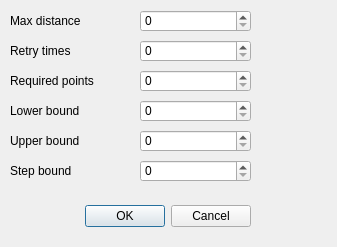
<?xml version="1.0" encoding="UTF-8"?>
<ui version="4.0">
 <class>ClockWiseTrace</class>
 <widget class="QDialog" name="ClockWiseTrace">
  <property name="geometry">
   <rect>
    <x>0</x>
    <y>0</y>
    <width>337</width>
    <height>247</height>
   </rect>
  </property>
  <property name="windowTitle">
   <string>ClockWiseTrace Settings</string>
  </property>
  <widget class="QDialogButtonBox" name="buttonBox">
   <property name="geometry">
    <rect>
     <x>-90</x>
     <y>200</y>
     <width>341</width>
     <height>32</height>
    </rect>
   </property>
   <property name="orientation">
    <enum>Qt::Horizontal</enum>
   </property>
   <property name="standardButtons">
    <set>QDialogButtonBox::Cancel|QDialogButtonBox::Ok</set>
   </property>
  </widget>
  <widget class="QLabel" name="label">
   <property name="geometry">
    <rect>
     <x>10</x>
     <y>10</y>
     <width>111</width>
     <height>21</height>
    </rect>
   </property>
   <property name="text">
    <string>Max distance</string>
   </property>
  </widget>
  <widget class="QSpinBox" name="maxDistance">
   <property name="geometry">
    <rect>
     <x>140</x>
     <y>10</y>
     <width>111</width>
     <height>22</height>
    </rect>
   </property>
  </widget>
  <widget class="QLabel" name="label_2">
   <property name="geometry">
    <rect>
     <x>10</x>
     <y>40</y>
     <width>111</width>
     <height>21</height>
    </rect>
   </property>
   <property name="text">
    <string>Retry times</string>
   </property>
  </widget>
  <widget class="QLabel" name="label_3">
   <property name="geometry">
    <rect>
     <x>10</x>
     <y>70</y>
     <width>111</width>
     <height>21</height>
    </rect>
   </property>
   <property name="text">
    <string>Required points</string>
   </property>
  </widget>
  <widget class="QLabel" name="label_4">
   <property name="geometry">
    <rect>
     <x>10</x>
     <y>100</y>
     <width>111</width>
     <height>21</height>
    </rect>
   </property>
   <property name="text">
    <string>Lower bound</string>
   </property>
  </widget>
  <widget class="QLabel" name="label_5">
   <property name="geometry">
    <rect>
     <x>10</x>
     <y>130</y>
     <width>111</width>
     <height>21</height>
    </rect>
   </property>
   <property name="text">
    <string>Upper bound</string>
   </property>
  </widget>
  <widget class="QLabel" name="label_6">
   <property name="geometry">
    <rect>
     <x>10</x>
     <y>160</y>
     <width>111</width>
     <height>21</height>
    </rect>
   </property>
   <property name="text">
    <string>Step bound</string>
   </property>
  </widget>
  <widget class="QSpinBox" name="retryTimes">
   <property name="geometry">
    <rect>
     <x>140</x>
     <y>40</y>
     <width>111</width>
     <height>22</height>
    </rect>
   </property>
  </widget>
  <widget class="QSpinBox" name="requiredPoints">
   <property name="geometry">
    <rect>
     <x>140</x>
     <y>70</y>
     <width>111</width>
     <height>22</height>
    </rect>
   </property>
  </widget>
  <widget class="QSpinBox" name="lower">
   <property name="geometry">
    <rect>
     <x>140</x>
     <y>100</y>
     <width>111</width>
     <height>22</height>
    </rect>
   </property>
  </widget>
  <widget class="QSpinBox" name="upper">
   <property name="geometry">
    <rect>
     <x>140</x>
     <y>130</y>
     <width>111</width>
     <height>22</height>
    </rect>
   </property>
  </widget>
  <widget class="QSpinBox" name="steps">
   <property name="geometry">
    <rect>
     <x>140</x>
     <y>160</y>
     <width>111</width>
     <height>22</height>
    </rect>
   </property>
  </widget>
 </widget>
 <resources/>
 <connections>
  <connection>
   <sender>buttonBox</sender>
   <signal>accepted()</signal>
   <receiver>ClockWiseTrace</receiver>
   <slot>accept()</slot>
   <hints>
    <hint type="sourcelabel">
     <x>248</x>
     <y>254</y>
    </hint>
    <hint type="destinationlabel">
     <x>157</x>
     <y>274</y>
    </hint>
   </hints>
  </connection>
  <connection>
   <sender>buttonBox</sender>
   <signal>rejected()</signal>
   <receiver>ClockWiseTrace</receiver>
   <slot>reject()</slot>
   <hints>
    <hint type="sourcelabel">
     <x>316</x>
     <y>260</y>
    </hint>
    <hint type="destinationlabel">
     <x>286</x>
     <y>274</y>
    </hint>
   </hints>
  </connection>
 </connections>
</ui>
